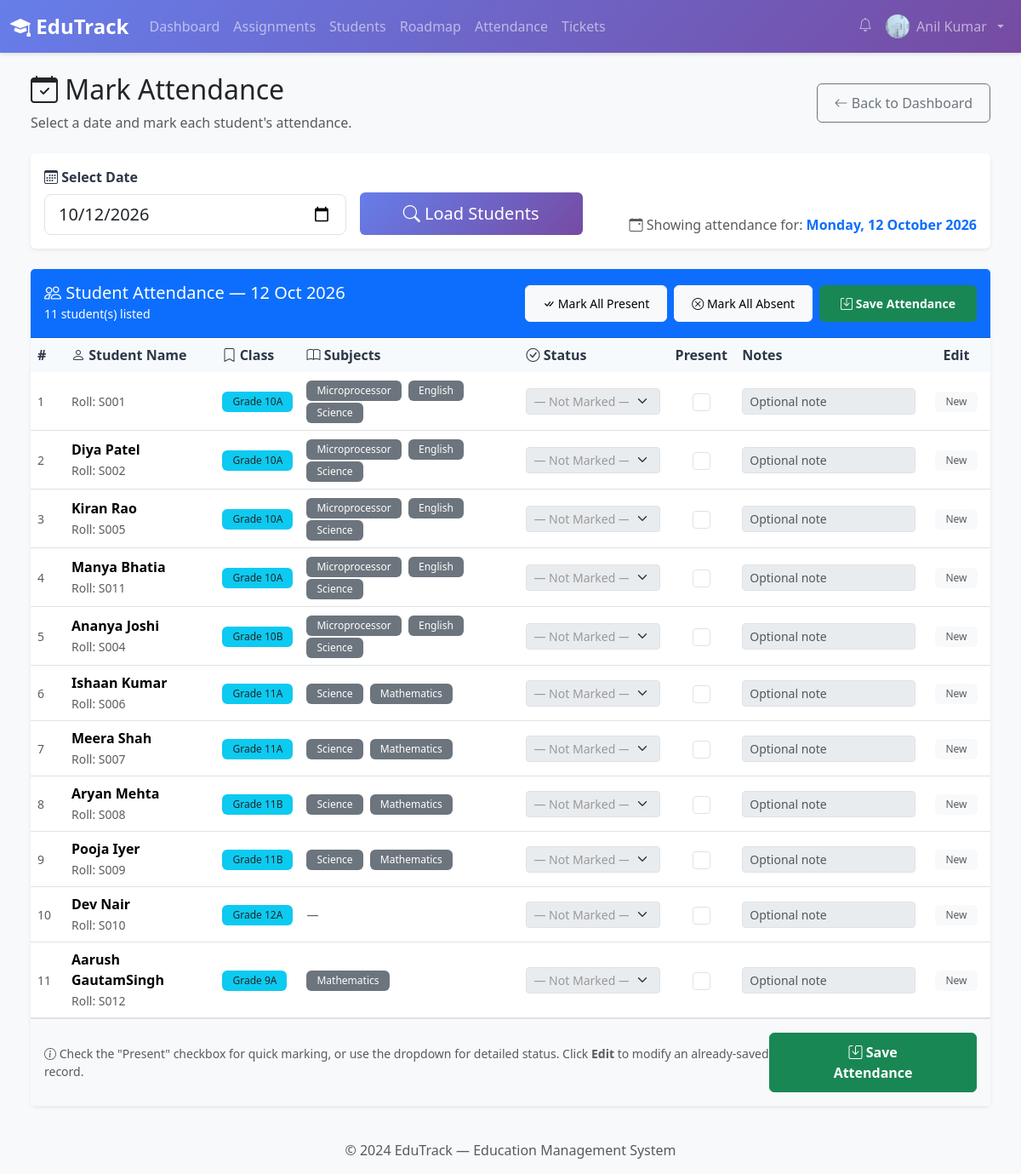
Screenshot of /teacher/attendance/ (signed in) with the database file from the repository.
### core/models.py (models this page shows, shortened)
class UserProfile(models.Model):
    ROLE_CHOICES = [
        ('admin', 'Administrator'),
        ('teacher', 'Teacher'),
        ('student', 'Student'),
        ('parent', 'Parent'),
    ]
    user = models.OneToOneField(
        User,
        on_delete=models.CASCADE,
        related_name='profile'
    )
    role = models.CharField(
        max_length=20,
        choices=ROLE_CHOICES,
        default='student'
    )
    phone_number = models.CharField(
        max_length=15,
        blank=True,
        help_text='Contact phone number'
    )
    profile_photo = models.ImageField(
        upload_to='profile_photos/',
        null=True,
        blank=True,
        validators=[validate_image_extension],
        help_text='Profile picture (JPG, PNG, GIF)'
    )
    date_of_birth = models.DateField(null=True, blank=True)
    address = models.TextField(blank=True, help_text='Residential address')
    pending_amount = models.DecimalField(
        max_digits=10,
        decimal_places=2,
        default=0.00,
        help_text='Running total of unpaid/overdue fees (auto-updated)'
    )
    created_at = models.DateTimeField(auto_now_add=True)
    updated_at = models.DateTimeField(auto_now=True)
    class Meta:
        verbose_name = 'User Profile'
        verbose_name_plural = 'User Profiles'
        ordering = ['user__first_name', 'user__last_name']
    def is_teacher(self):
        return self.role == 'teacher'

class Student(models.Model):
    user = models.OneToOneField(
        User,
        on_delete=models.CASCADE,
        related_name='student'
    )
    roll_number = models.CharField(
        max_length=20,
        unique=True,
        blank=True,
        default='',
    )
    grade = models.CharField(max_length=10, help_text='Current grade/class')
    section = models.CharField(max_length=5, help_text='Section (A, B, C, etc.)')
    parent = models.ForeignKey(
        User,
        on_delete=models.SET_NULL,
        null=True,
        blank=True,
        related_name='children',
        limit_choices_to={'profile__role': 'parent'},
        help_text='Parent/Guardian'
    )
    admission_date = models.DateField(default=date.today)
    phone_number = models.CharField(
        max_length=15,
        help_text='Student contact phone number e.g. 9187263541'
    )
    address = models.TextField(
        help_text='Student residential address e.g. Viman Nagar, Pune'
    )
    is_active = models.BooleanField(default=True)
    blood_group = models.CharField(max_length=5, blank=True)
    medical_conditions = models.TextField(blank=True)
    created_at = models.DateTimeField(auto_now_add=True)
    updated_at = models.DateTimeField(auto_now=True)
    class Meta:
        verbose_name = 'Student'
        verbose_name_plural = 'Students'
        ordering = ['grade', 'section', 'roll_number']
        indexes = [
            models.Index(fields=['grade', 'section']),
            models.Index(fields=['roll_number']),
        ]

### core/views.py (the view, shortened to what this page needs)
# urls.py: path('teacher/attendance/', AttendanceMarkView.as_view(), name='mark_attendance'),
class AttendanceMarkView(LoginRequiredMixin, TeacherRequiredMixin, View):
    template_name = 'teacher/attendance_form.html'
    def get(self, request):
        selected_date = request.GET.get('date', str(date.today()))
        try:
            att_date = datetime.strptime(selected_date, '%Y-%m-%d').date()
        except ValueError:
            att_date = date.today()
        students = Student.objects.filter(is_active=True).select_related('user').order_by('grade', 'section', 'roll_number')
        from .models import Assignment
        grade_subjects_map = {}
        for assignment in Assignment.objects.values('grade', 'subject').distinct():
            g = assignment['grade']
            s = assignment['subject']
            if g not in grade_subjects_map:
                grade_subjects_map[g] = []
            if s and s not in grade_subjects_map[g]:
                grade_subjects_map[g].append(s)
        for student in students:
            student.grade_subjects = grade_subjects_map.get(student.grade, [])
        existing = {
            a.student_id: a
            for a in Attendance.objects.filter(date=att_date)
        }
        return render(request, self.template_name, {
            'students': students,
            'att_date': att_date,
            'existing': existing,
        })

### templates/teacher/attendance_form.html (shortened to what this page needs)
{% extends 'base.html' %}
{% load dict_extras %}
{% block content %}
<div class="container-fluid">
  <div class="d-flex justify-content-between align-items-center mb-4">
    <div>
      <h2><i class="bi bi-calendar-check"></i> Mark Attendance</h2>
      <p class="text-muted mb-0">Select a date and mark each student's attendance.</p>
    </div>
    <a href="{% url 'teacher_dashboard' %}" class="btn btn-outline-secondary">
      <i class="bi bi-arrow-left"></i> Back to Dashboard
    </a>
  </div>
  <div class="card mb-4 shadow-sm">
    <div class="card-body">
      <form method="get" class="row g-3 align-items-end">
        <div class="col-md-4">
          <label for="dateInput" class="form-label fw-semibold">
            <i class="bi bi-calendar3"></i> Select Date
          </label>
          <input type="date" class="form-control form-control-lg" id="dateInput" name="date"
                 value="{{ att_date|date:'Y-m-d' }}" max="{{ att_date|date:'Y-m-d' }}">
        </div>
        <div class="col-md-3">
          <button type="submit" class="btn btn-primary btn-lg w-100">
            <i class="bi bi-search"></i> Load Students
          </button>
        </div>
        <div class="col-md-5 text-end">
          <span class="text-muted">
            <i class="bi bi-calendar-event"></i>
            Showing attendance for: <strong class="text-primary">{{ att_date|date:"l, d F Y" }}</strong>
          </span>
        </div>
      </form>
    </div>
  </div>
  <form method="post" id="attendanceForm">
    <div class="card shadow-sm">
      <div class="card-header d-flex justify-content-between align-items-center bg-primary text-white py-3">
        <div>
          <h5 class="mb-0"><i class="bi bi-people"></i> Student Attendance — {{ att_date|date:"d M Y" }}</h5>
          <small>{{ students|length }} student(s) listed</small>
        </div>
        <div class="d-flex gap-2">
          <button type="button" class="btn btn-light btn-sm" onclick="markAllPresent()">
            <i class="bi bi-check-all"></i> Mark All Present
          </button>
          <button type="button" class="btn btn-light btn-sm" onclick="markAllAbsent()">
            <i class="bi bi-x-circle"></i> Mark All Absent
          </button>
          <button type="submit" class="btn btn-success btn-sm fw-bold px-4" id="saveBtn">
            <i class="bi bi-save"></i> Save Attendance
          </button>
        </div>
      </div>
      <div class="card-body p-0">
        {% if students %}
        <div class="table-responsive">
          <table class="table table-hover align-middle mb-0" id="attendanceTable">
            <thead class="table-light sticky-top">
              <tr>
                <th style="width:40px;">#</th>
                <th><i class="bi bi-person"></i> Student Name</th>
                <th><i class="bi bi-bookmark"></i> Class</th>
                <th><i class="bi bi-book"></i> Subjects</th>
                <th style="min-width:160px;"><i class="bi bi-check-circle"></i> Status</th>
                <th style="min-width:80px;" class="text-center">Present</th>
                <th style="min-width:120px;">Notes</th>
                <th style="min-width:80px;" class="text-center">Edit</th>
              </tr>
            </thead>
            <tbody>
              {% for student in students %}
                {% with rec=existing|get_item:student.id %}
                <tr id="row-{{ student.id }}" class="">
                  <td class="text-muted small">{{ forloop.counter }}</td>
                  <td>
                    <div class="fw-semibold">{{ student.user.get_full_name }}</div>
                    <small class="text-muted">Roll: {{ student.roll_number }}</small>
                  </td>
                  <td>
                    <span class="badge bg-info text-dark">
                      Grade {{ student.grade }}{{ student.section }}
                    </span>
                  </td>
                  <td>
                    <div class="subjects-cell" data-grade="{{ student.grade }}">
                      {% for sub in student.grade_subjects %}
                        <span class="badge bg-secondary me-1">{{ sub }}</span>
                      {% empty %}
                        <span class="text-muted small">—</span>
                      {% endfor %}
                    </div>
                  </td>
                  <td>
                    <select name="status_{{ student.id }}"
                            class="form-select form-select-sm status-select {% if not rec %}disabled-look{% endif %}"
                            id="status-{{ student.id }}"
                            onchange="updateRowColor({{ student.id }}, this.value)"
                            {% if not rec %}disabled{% endif %}>
                      <option value="" {% if not rec %}selected{% endif %}>— Not Marked —</option>
                    </select>
                  </td>
                  <td class="text-center">
                    <div class="form-check d-flex justify-content-center">
                      <input class="form-check-input present-checkbox"
                             type="checkbox"
                             id="present-{{ student.id }}"
                             data-student-id="{{ student.id }}"
                             onchange="handleCheckboxChange({{ student.id }}, this.checked)"
                             style="width:1.3em; height:1.3em; cursor:pointer;">
                    </div>
                  </td>
                  <td>
                    <input type="text"
                           name="notes_{{ student.id }}"
                           class="form-control form-control-sm notes-input"
                           placeholder="Optional note"
                           value="{% if rec %}{{ rec.notes }}{% endif %}"
                           {% if not rec %}disabled{% endif %}>
                  </td>
                  <td class="text-center">
                    {% if rec %}
                      <button type="button" class="btn btn-sm btn-outline-warning edit-btn"
                              onclick="enableEdit({{ student.id }})"
                              id="edit-btn-{{ student.id }}"
                              title="Edit attendance for this student">
                        <i class="bi bi-pencil"></i>
                      </button>
                      <button type="button" class="btn btn-sm btn-outline-secondary cancel-btn d-none"
                              onclick="cancelEdit({{ student.id }})"
                              id="cancel-btn-{{ student.id }}"
                              title="Cancel edit">
                        <i class="bi bi-x"></i>
                      </button>
                    {% else %}
                      <span class="badge bg-light text-muted">New</span>
                    {% endif %}
                  </td>
                </tr>
                {% endwith %}
              {% endfor %}
            </tbody>
          </table>
        </div>
        <div class="p-3 border-top bg-light d-flex justify-content-between align-items-center">
          <small class="text-muted">
            <i class="bi bi-info-circle"></i>
            Check the "Present" checkbox for quick marking, or use the dropdown for detailed status.
            Click <strong>Edit</strong> to modify an already-saved record.
          </small>
          <button type="submit" class="btn btn-success fw-bold px-5" id="saveBtn2">
            <i class="bi bi-save"></i> Save Attendance
          </button>
        </div>
        {% else %}
          <div class="text-center py-5 text-muted">
            <i class="bi bi-people" style="font-size:3rem;"></i>
            <p class="mt-3">No students found. <a href="{% url 'student_add' %}">Add students</a> first.</p>
          </div>
        {% endif %}
      </div>
    </div>
  </form>
</div>
{% endblock %}

### templates/base.html (shortened to what this page needs)
{% load static %}
<!DOCTYPE html>
<html lang="en">
<head>
  <link href="https://cdn.jsdelivr.net/npm/bootstrap@5.3.2/dist/css/bootstrap.min.css" rel="stylesheet">
  <link rel="stylesheet" href="https://cdn.jsdelivr.net/npm/bootstrap-icons@1.11.1/font/bootstrap-icons.css">
  <link rel="stylesheet" href="{% static 'css/style.css' %}">
</head>
<body>
  {% if user.is_authenticated %}
  <nav class="navbar navbar-expand-lg navbar-dark" style="background: linear-gradient(135deg,#667eea,#764ba2)">
    <div class="container-fluid">
      <a class="navbar-brand fw-bold" href="{% url 'dashboard' %}">
        <i class="bi bi-mortarboard-fill"></i> EduTrack
      </a>
      <div class="collapse navbar-collapse" id="navbarNav">
        <ul class="navbar-nav me-auto">
          {% if user.profile.role == 'admin' or user.is_superuser %}
          <li class="nav-item"><a class="nav-link" href="{% url 'admin_dashboard' %}"><i class="bi bi-speedometer2"></i> Dashboard</a></li>
          <li class="nav-item dropdown">
            <a class="nav-link dropdown-toggle" href="#" data-bs-toggle="dropdown">Administrative</a>
            <ul class="dropdown-menu">
              <li><a class="dropdown-item" href="{% url 'admin_teacher_attendance' %}"><i class="bi bi-person-check"></i> Attendance</a></li>
              <li><a class="dropdown-item" href="{% url 'admin_finance' %}"><i class="bi bi-cash-stack"></i> Finance</a></li>
              <li><a class="dropdown-item" href="{% url 'admin_teacher_performance' %}"><i class="bi bi-graph-up"></i> Performance</a></li>
            </ul>
          </li>
          <li class="nav-item"><a class="nav-link" href="{% url 'all_roadmaps' %}"><i class="bi bi-map"></i> Roadmaps</a></li>
          <li class="nav-item"><a class="nav-link" href="{% url 'holiday_list' %}"><i class="bi bi-calendar-event"></i> Holidays</a></li>
          <li class="nav-item"><a class="nav-link" href="{% url 'admin_analytics' %}"><i class="bi bi-bar-chart"></i> Analytics</a></li>
          {% elif user.profile.role == 'teacher' %}
          <li class="nav-item"><a class="nav-link" href="{% url 'teacher_dashboard' %}">Dashboard</a></li>
          <li class="nav-item"><a class="nav-link" href="{% url 'assignment_list' %}">Assignments</a></li>
          <li class="nav-item"><a class="nav-link" href="{% url 'student_list' %}">Students</a></li>
          <li class="nav-item"><a class="nav-link" href="{% url 'roadmap_list' %}">Roadmap</a></li>
          <li class="nav-item"><a class="nav-link" href="{% url 'mark_attendance' %}">Attendance</a></li>
          <li class="nav-item"><a class="nav-link" href="{% url 'teacher_tickets' %}">Tickets</a></li>
          {% elif user.profile.role == 'parent' %}
          <li class="nav-item"><a class="nav-link" href="{% url 'parent_dashboard' %}">Dashboard</a></li>
          <li class="nav-item"><a class="nav-link" href="{% url 'public_roadmaps' %}">Roadmaps</a></li>
          <li class="nav-item"><a class="nav-link" href="{% url 'parent_feedback' %}">Feedback</a></li>
          {% endif %}
        </ul>
        <ul class="navbar-nav">
          <li class="nav-item">
            <a class="nav-link position-relative" {% if request.user.profile.role == 'admin' %}
							href="{% url 'admin_notifications' %}"
						{% else %}
							href="{% url 'notifications' %}"
						{% endif %}>
              <i class="bi bi-bell"></i>
            </a>
          </li>
          <li class="nav-item dropdown">
            <a class="nav-link dropdown-toggle d-flex align-items-center gap-2" href="#" data-bs-toggle="dropdown">
              {% if user.profile.profile_photo %}
                <img src="{{ user.profile.profile_photo.url }}" class="rounded-circle" width="28" height="28" style="object-fit:cover;">
              {% else %}
                <i class="bi bi-person-circle"></i>
              {% endif %}
              {{ user.get_full_name|default:user.username }}
            </a>
          </li>
        </ul>
      </div>
    </div>
  </nav>
  {% endif %}
  <div class="container-fluid py-4 px-4">
    {% block content %}{% endblock %}
  </div>
  <footer class="footer mt-auto py-3 bg-light">
    <div class="container text-center">
      <span class="text-muted">© 2024 EduTrack — Education Management System</span>
    </div>
  </footer>
</body>
</html>

### rows the page displays
Student: roll_number "S001", grade "10", section "A", grade_subjects "Microprocessor" "English" "Science", id "— Not Marked —"
Student: user.get_full_name "Diya Patel", roll_number "S002", grade "10", section "A", grade_subjects "Microprocessor" "English" "Science", id "— Not Marked —"
Student: user.get_full_name "Kiran Rao", roll_number "S005", grade "10", section "A", grade_subjects "Microprocessor" "English" "Science", id "— Not Marked —"
Student: user.get_full_name "Manya Bhatia", roll_number "S011", grade "10", section "A", grade_subjects "Microprocessor" "English" "Science", id "— Not Marked —"
Student: user.get_full_name "Ananya Joshi", roll_number "S004", grade "10", section "B", grade_subjects "Microprocessor" "English" "Science", id "— Not Marked —"
Student: user.get_full_name "Ishaan Kumar", roll_number "S006", grade "11", section "A", grade_subjects "Science" "Mathematics", id "— Not Marked —"
Student: user.get_full_name "Meera Shah", roll_number "S007", grade "11", section "A", grade_subjects "Science" "Mathematics", id "— Not Marked —"
Student: user.get_full_name "Aryan Mehta", roll_number "S008", grade "11", section "B", grade_subjects "Science" "Mathematics", id "— Not Marked —"
Student: user.get_full_name "Pooja Iyer", roll_number "S009", grade "11", section "B", grade_subjects "Science" "Mathematics", id "— Not Marked —"
Student: user.get_full_name "Dev Nair", roll_number "S010", grade "12", section "A", id "— Not Marked —"
Student: user.get_full_name "Aarush GautamSingh", roll_number "S012", grade "9", section "A", grade_subjects "Mathematics", id "— Not Marked —"

### other values shown
{{ user.get_full_name|default:user.username }} "Anil Kumar"
{{ att_date|date:"l, d F Y" }} "Monday, 12 October 2026"
{{ att_date|date:"d M Y" }} "12 Oct 2026"
{{ students|length }} "11"
